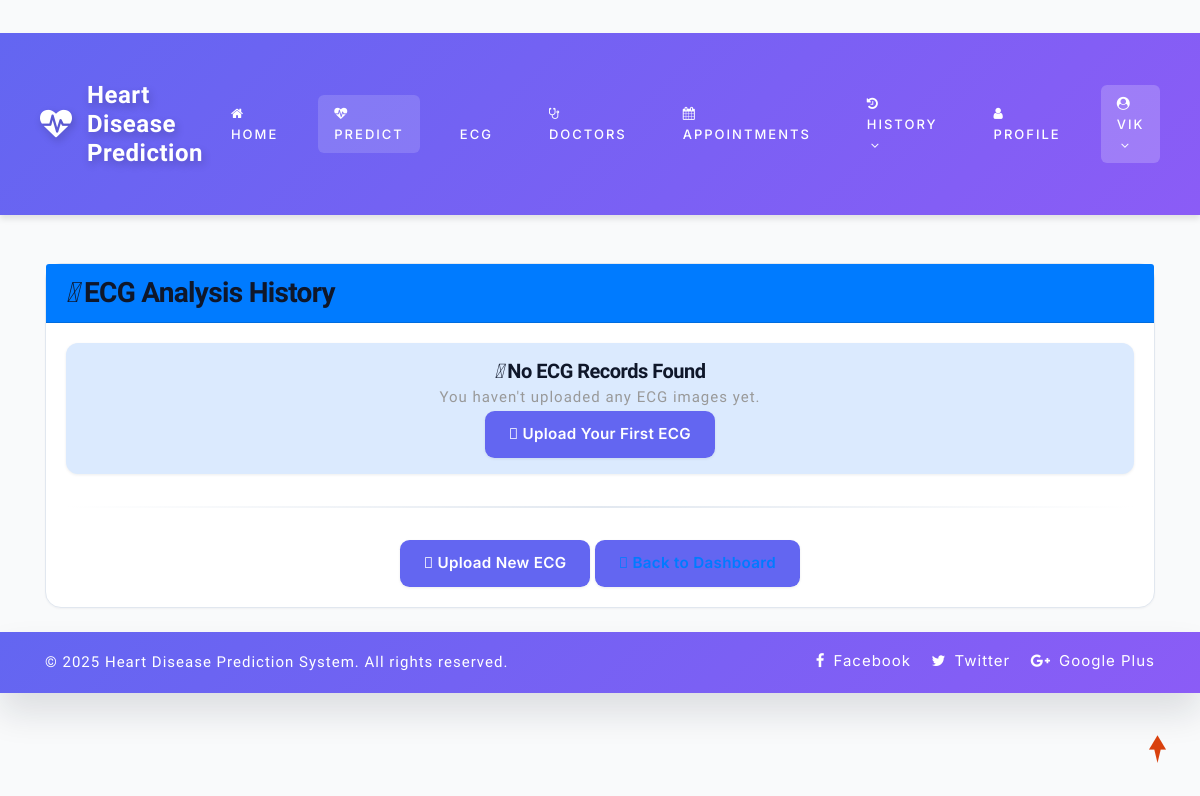
The app's page /ecg_history (signed in), older data.
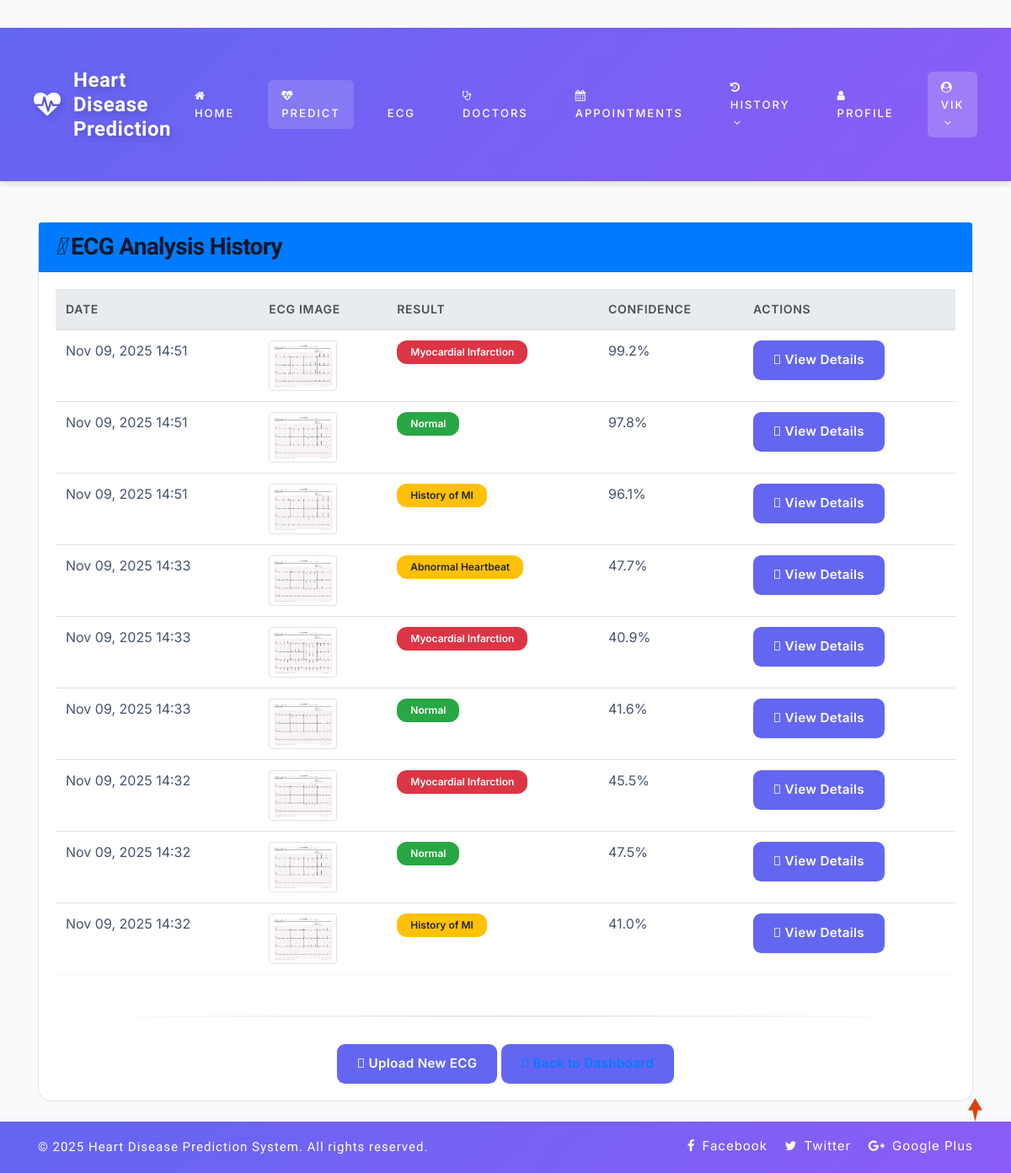
The same page, newer data.
### health/models.py (models this page shows, shortened)
class ECG_Prediction(models.Model):
    patient = models.ForeignKey(Patient, on_delete=models.CASCADE, null=True)
    ecg_image = models.ImageField(upload_to='ecg_images/', null=True)
    prediction_code = models.IntegerField(null=True)  # 0=Abnormal, 1=MI, 2=Normal, 3=History of MI
    prediction_label = models.CharField(max_length=100, null=True)
    prediction_message = models.TextField(null=True)
    confidence = models.FloatField(null=True, blank=True)
    created = models.DateTimeField(auto_now_add=True, null=True)
    class Meta:
        ordering = ['-created']

### health/views.py (the view)
# urls.py: path('ecg_history', ecg_history, name="ecg_history"),
@login_required(login_url='login')
def ecg_history(request):
    try:
        patient = Patient.objects.get(user=request.user)
        ecg_records = ECG_Prediction.objects.filter(patient=patient).order_by('-created')
        d = {'ecg_records': ecg_records}
        return render(request, 'ecg_history.html', d)
    except:
        return redirect('user_home')

### health_desease/context_processors.py (called while the page is built)
def google_maps_key(request):
    return {
        'GOOGLE_MAPS_API_KEY': settings.GOOGLE_MAPS_API_KEY
    }

### health/templates/ecg_history.html
{% extends 'index.html' %}
{% load static %}
{% block body %}
<div class="container mt-5">
    <div class="card shadow">
        <div class="card-header bg-primary text-white">
            <h3 class="mb-0"><i class="fas fa-history"></i> ECG Analysis History</h3>
        </div>
        <div class="card-body">
            {% if ecg_records %}
            <div class="table-responsive">
                <table class="table table-hover">
                    <thead class="thead-light">
                        <tr>
                            <th>Date</th>
                            <th>ECG Image</th>
                            <th>Result</th>
                            <th>Confidence</th>
                            <th>Actions</th>
                        </tr>
                    </thead>
                    <tbody>
                        {% for record in ecg_records %}
                        <tr>
                            <td>{{ record.created|date:"M d, Y H:i" }}</td>
                            <td>
                                <img src="{{ record.ecg_image.url }}" alt="ECG" style="max-width: 100px; max-height: 60px;" class="img-thumbnail">
                            </td>
                            <td>
                                <span class="badge {% if record.prediction_code == 2 %}badge-success{% elif record.prediction_code == 1 %}badge-danger{% else %}badge-warning{% endif %}">
                                    {{ record.prediction_label }}
                                </span>
                            </td>
                            <td>
                                {% if record.confidence %}
                                {{ record.confidence|floatformat:1 }}%
                                {% else %}
                                N/A
                                {% endif %}
                            </td>
                            <td>
                                <a href="{% url 'ecg_result' record.id %}" class="btn btn-sm btn-primary">
                                    <i class="fas fa-eye"></i> View Details
                                </a>
                            </td>
                        </tr>
                        {% endfor %}
                    </tbody>
                </table>
            </div>
            {% else %}
            <div class="alert alert-info text-center">
                <h5><i class="fas fa-info-circle"></i> No ECG Records Found</h5>
                <p>You haven't uploaded any ECG images yet.</p>
                <a href="{% url 'upload_ecg' %}" class="btn btn-primary">
                    <i class="fas fa-upload"></i> Upload Your First ECG
                </a>
            </div>
            {% endif %}
            <hr>
            <div class="text-center">
                <a href="{% url 'upload_ecg' %}" class="btn btn-primary">
                    <i class="fas fa-upload"></i> Upload New ECG
                </a>
                <a href="{% url 'patient_home' %}" class="btn btn-outline-primary">
                    <i class="fas fa-home"></i> Back to Dashboard
                </a>
            </div>
        </div>
    </div>
</div>
{% endblock %}

### health/templates/index.html (shortened to what this page needs)
<!DOCTYPE html>
{% load static %}
<html lang="zxx">
<head>
	<link rel="stylesheet" href="{% static 'css/bootstrap.css' %}">
	<link href="{% static 'css/css_slider.css' %}" type="text/css" rel="stylesheet" media="all">
	<link rel="stylesheet" href="{% static 'css/style.css' %}" type="text/css" media="all" />
	<link rel="stylesheet" href="{% static 'css/modern-enhancements.css' %}" type="text/css" media="all" />
	<link href="{% static 'css/font-awesome.min.css' %}" rel="stylesheet">
<link rel='stylesheet' type='text/css' href="https://cdn.datatables.net/1.10.21/css/jquery.dataTables.min.css">
<link rel='stylesheet' type='text/css' href="https://cdn.datatables.net/buttons/1.6.2/css/buttons.dataTables.min.css">
</head>
<body>
	<div id="home" style="margin-bottom:2%">
		<header>
			<div class="top-bar py-3">
				<div class="container">
					<div class="row">
						<div class="col-xl-7 col-lg-6 col-md-4 top-social-agile text-md-right text-center mt-md-0 mt-2">
							<div class="row">
								<div class="col-xl-3 col-lg-4 col-6 top-w3layouts p-md-0 text-right">
								</div>
								<div class="col-xl-3 col-lg-4 col-6 header-w3layouts text-md-right text-left">
								</div>
							</div>
						</div>
					</div>
				</div>
			</div>
		</header>
		<div class="main-top" style="background: linear-gradient(135deg, #667eea 0%, #764ba2 100%); box-shadow: 0 4px 6px rgba(0,0,0,0.1);">
			<div class="container-fluid">
				<div class="header d-flex justify-content-between align-items-center py-3 px-4">
					<div id="logo">
						<h1 style="margin: 0;">
							<a href="{% url 'home' %}" style="text-decoration: none; color: white; display: flex; align-items: center; font-size: 1.5rem; font-weight: 700;">
								<span class="fa fa-heartbeat mr-3" style="font-size: 2rem; color: #fff;"></span>
								<span style="letter-spacing: 0.5px;">Heart Disease Prediction</span>
							</a>
						</h1>
					</div>
					{% if request.user.is_staff %}
					<div class="nav_w3ls d-flex align-items-center">
						<nav>
							<label for="drop1" class="toggle" style="color: white; cursor: pointer; font-size: 1.5rem;">
								<i class="fa fa-bars"></i>
							</label>
							<input type="checkbox" id="drop1" />
							<ul class="menu d-flex align-items-center" style="margin: 0; padding: 0; list-style: none;">
								<li style="margin: 0 15px;">
									<a href="{% url 'admin_home' %}" style="color: white; text-decoration: none; font-weight: 500; padding: 8px 16px; border-radius: 6px; transition: all 0.3s;">
										<i class="fa fa-home mr-2"></i>Dashboard
									</a>
								</li>
								<li style="margin: 0 15px; position: relative;" class="dropdown-nav">
									<label for="drop-2" class="toggle toogle-2" style="display: none;">
										<span class="fa fa-angle-down"></span>
									</label>
									<a href="#" style="color: white; text-decoration: none; font-weight: 500; padding: 8px 16px; border-radius: 6px; transition: all 0.3s;">
										<i class="fa fa-user-md mr-2"></i>Doctors <span class="fa fa-angle-down ml-1"></span>
									</a>
									<ul class="dropdown-menu" style="position: absolute; top: 100%; left: 0; background: white; border-radius: 8px; box-shadow: 0 4px 12px rgba(0,0,0,0.15); min-width: 180px; margin-top: 8px; padding: 8px 0; list-style: none; display: none; z-index: 1000;">
										<li style="width: 100%;">
											<a href="/add_doctor" style="display: block; padding: 10px 20px; color: #333; text-decoration: none; transition: all 0.2s;">
												<i class="fa fa-plus-circle mr-2"></i>Add Doctor
											</a>
										</li>
										<li style="width: 100%;">
											<a href="/view_doctor" style="display: block; padding: 10px 20px; color: #333; text-decoration: none; transition: all 0.2s;">
												<i class="fa fa-list mr-2"></i>View Doctors
											</a>
										</li>
									</ul>
								</li>
								<li style="margin: 0 15px;">
									<a href="/view_patient" style="color: white; text-decoration: none; font-weight: 500; padding: 8px 16px; border-radius: 6px; transition: all 0.3s;">
										<i class="fa fa-users mr-2"></i>Patients
									</a>
								</li>
								<li style="margin: 0 15px;">
									<a href="/view_search_pat" style="color: white; text-decoration: none; font-weight: 500; padding: 8px 16px; border-radius: 6px; transition: all 0.3s;">
										<i class="fa fa-database mr-2"></i>Data
									</a>
								</li>
								<li style="margin: 0 15px;">
									<a href="/view_feedback" style="color: white; text-decoration: none; font-weight: 500; padding: 8px 16px; border-radius: 6px; transition: all 0.3s;">
										<i class="fa fa-comments mr-2"></i>Feedback
									</a>
								</li>
								<li style="margin: 0 15px; position: relative;" class="dropdown-nav">
									<a href="#" style="color: white; text-decoration: none; font-weight: 500; padding: 8px 16px; border-radius: 6px; background: rgba(255,255,255,0.2); transition: all 0.3s;">
										<i class="fa fa-user-circle mr-2"></i>{{request.user.username}} <span class="fa fa-angle-down ml-1"></span>
									</a>
									<ul class="dropdown-menu" style="position: absolute; top: 100%; right: 0; background: white; border-radius: 8px; box-shadow: 0 4px 12px rgba(0,0,0,0.15); min-width: 180px; margin-top: 8px; padding: 8px 0; list-style: none; display: none; z-index: 1000;">
										<li style="width: 100%;">
											<a href="{% url 'change_password' %}" style="display: block; padding: 10px 20px; color: #333; text-decoration: none; transition: all 0.2s;">
												<i class="fa fa-key mr-2"></i>Change Password
											</a>
										</li>
										<li style="width: 100%;">
											<a href="{% url 'logout' %}" style="display: block; padding: 10px 20px; color: #dc3545; text-decoration: none; transition: all 0.2s;">
												<i class="fa fa-sign-out mr-2"></i>Logout
											</a>
										</li>
									</ul>
								</li>
							</ul>
						</nav>
					</div>
					{% elif request.user.patient_set.all.0 %}
					<div class="nav_w3ls d-flex align-items-center">
						<nav>
							<ul class="menu d-flex align-items-center" style="margin: 0; padding: 0; list-style: none;">
								<li style="margin: 0 12px;">
									<a href="{% url 'patient_home' %}" style="color: white; text-decoration: none; font-weight: 500; padding: 8px 16px; border-radius: 6px; transition: all 0.3s;">
										<i class="fa fa-home mr-2"></i>Home
									</a>
								</li>
								<li style="margin: 0 12px;">
									<a href="/add_heartdetail" style="color: white; text-decoration: none; font-weight: 500; padding: 8px 16px; border-radius: 6px; background: rgba(255,255,255,0.15); transition: all 0.3s;">
										<i class="fa fa-heartbeat mr-2"></i>Predict
									</a>
								</li>
								<li style="margin: 0 12px;">
									<a href="/upload_ecg" style="color: white; text-decoration: none; font-weight: 500; padding: 8px 16px; border-radius: 6px; transition: all 0.3s;">
										ECG
									</a>
								</li>
								<li style="margin: 0 12px;">
									<a href="/find_doctors" style="color: white; text-decoration: none; font-weight: 500; padding: 8px 16px; border-radius: 6px; transition: all 0.3s;">
										<i class="fa fa-stethoscope mr-2"></i>Doctors
									</a>
								</li>
								<li style="margin: 0 12px;">
									<a href="/my_appointments" style="color: white; text-decoration: none; font-weight: 500; padding: 8px 16px; border-radius: 6px; transition: all 0.3s;">
										<i class="fa fa-calendar mr-2"></i>Appointments
									</a>
								</li>
								<li style="margin: 0 12px; position: relative;" class="dropdown-nav">
									<a href="#" style="color: white; text-decoration: none; font-weight: 500; padding: 8px 16px; border-radius: 6px; transition: all 0.3s;">
										<i class="fa fa-history mr-2"></i>History <span class="fa fa-angle-down ml-1"></span>
									</a>
								</li>
								<li style="margin: 0 12px;">
									<a href="/profile_doctor" style="color: white; text-decoration: none; font-weight: 500; padding: 8px 16px; border-radius: 6px; transition: all 0.3s;">
										<i class="fa fa-user mr-2"></i>Profile
									</a>
								</li>
								<li style="margin: 0 12px; position: relative;" class="dropdown-nav">
									<a href="#" style="color: white; text-decoration: none; font-weight: 500; padding: 8px 16px; border-radius: 6px; background: rgba(255,255,255,0.2); transition: all 0.3s;">
										<i class="fa fa-user-circle mr-2"></i>{{request.user.username}} <span class="fa fa-angle-down ml-1"></span>
									</a>
								</li>
							</ul>
						</nav>
					</div>
					{% endif %}
				</div>
			</div>
		</div>
		{% block body %}
		{% endblock %}
	</div>
	<div class="copy-w3pvt">
		<div class="container py-3">
			<div class="row">
				<div class="col-lg-7 w3ls_footer_grid1_left text-lg-left text-center">
					<p style="color:white">&copy; 2025 Heart Disease Prediction System. All rights reserved.</p>
				</div>
				<div class="col-lg-5 w3ls_footer_grid_left1_pos text-lg-right text-center mt-lg-0 mt-2">
					<ul style="color:white">
						<li>
							<a href="#" style="color:white" class="facebook">
								<span class="fa fa-facebook-f mr-2"></span>Facebook</a>
						</li>
						<li class="mx-3">
							<a href="#" style="color:white" class="twitter">
								<span class="fa fa-twitter mr-2"></span>Twitter</a>
						</li>
						<li>
							<a href="#" style="color:white" class="google">
								<span class="fa fa-google-plus mr-2"></span>Google Plus</a>
						</li>
					</ul>
				</div>
			</div>
		</div>
	</div>
	<a href="#home" style="color:white" class="move-top text-center"></a>
</body>
</html>

### health/static/css/style.css (style rules this page uses)
body { padding: 0; margin: 0; background: #FFF; font-family: 'Quicksand', sans-serif; }
body a, body button { transition: 0.5s all; -webkit-transition: 0.5s all; -moz-transition: 0.5s all; -o-transition: 0.5s all; -ms-transition: 0.5s all; text-decoration: none; }
html { scroll-behavior: smooth; }
h1, h2, h3, h4, h5, h6 { margin: 0; padding: 0; font-family: 'Mukta', sans-serif; }
p { margin: 0; padding: 0; font-size: 15px; letter-spacing: 1px; line-height: 1.9; color: #999; font-family: 'Quicksand', sans-serif; }
ul, ol { margin: 0; padding: 0; }
a.move-top { width: 34px; height: 34px; background: url(../images/move-top.png) no-repeat; display: inline-block; position: fixed; bottom: 4%; right: 2%; z-index: 0; }
#home { position: relative; }
.main-top { position: absolute; z-index: 999; width: 100%; background: rgba(0, 0, 0, 0.4); }
nav { margin: 0; padding: 0; }
#logo a { float: left; display: initial; font-weight: 700; font-size: 32px; color: #fff; text-shadow: 2px 5px 3px rgba(0, 0, 0, 0.06); padding: 0; }
nav:after { content: ""; display: table; clear: both; }
nav ul { float: right; padding: 0; margin: 0; list-style: none; position: relative; }
nav ul li { margin: 0px; display: inline-block; float: left; }
nav a { padding: 0; color: #fff; font-size: 13px; letter-spacing: 2px; font-weight: 700; text-transform: uppercase; display: inline-block; transition: 0.5s all; -webkit-transition: 0.5s all; -moz-transition: 0.5s all; -o-transition: 0.5s all; -ms-transition: 0.5s all; }
li>a:only-child:after { content: ''; }
.w3ls_footer_grid_left1_pos ul li, ul.list-part li { display: inline-block; }
.w3ls_footer_grid_left1_pos ul li a { color: #000; text-decoration: none; letter-spacing: 1px; font-size: 15px; }
.w3ls_footer_grid1_left p { color: #484848; font-weight: 500; }

### health/templates/index.html (style rules this page uses)
* { transition: all 0.3s ease; }

Row changes from the older to the newer data that the page shows:
added ECG_Prediction: created "Nov 09, 2025 14:51", ecg_image (picture), prediction_label "Myocardial Infarction", confidence "99.2", prediction_code 1 (drawn)
added ECG_Prediction: created "Nov 09, 2025 14:51", ecg_image (picture), prediction_label "Normal", confidence "97.8", prediction_code 2 (drawn)
added ECG_Prediction: created "Nov 09, 2025 14:51", ecg_image (picture), prediction_label "History of MI", confidence "96.1", prediction_code 3 (drawn)
added ECG_Prediction: created "Nov 09, 2025 14:33", ecg_image (picture), prediction_label "Abnormal Heartbeat", confidence "47.7", prediction_code 0 (drawn)
added ECG_Prediction: created "Nov 09, 2025 14:33", ecg_image (picture), prediction_label "Myocardial Infarction", confidence "40.9", prediction_code 1 (drawn)
added ECG_Prediction: created "Nov 09, 2025 14:33", ecg_image (picture), prediction_label "Normal", confidence "41.6", prediction_code 2 (drawn)
added ECG_Prediction: created "Nov 09, 2025 14:32", ecg_image (picture), prediction_label "Myocardial Infarction", confidence "45.5", prediction_code 1 (drawn)
added ECG_Prediction: created "Nov 09, 2025 14:32", ecg_image (picture), prediction_label "Normal", confidence "47.5", prediction_code 2 (drawn)
added ECG_Prediction: created "Nov 09, 2025 14:32", ecg_image (picture), prediction_label "History of MI", confidence "41.0", prediction_code 3 (drawn)
Text that changed along with them:
text no longer shown: "No ECG Records Found You haven't uploaded any ECG images yet. Upload Your First ECG"
text now shown: "DATE ECG IMAGE RESULT CONFIDENCE ACTIONS"
